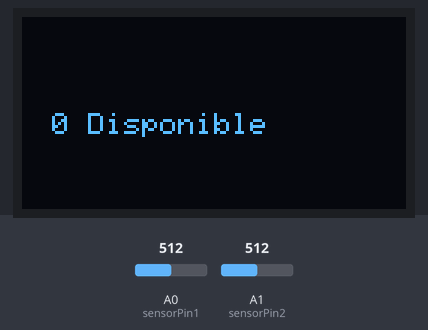
Simulated run of this sketch. Board: Arduino Uno, built with avr-gcc and run on an emulated ATmega328P. Shown: 128×64 one-colour display. The test bench sets the inputs (shaded band); at power-on: A0 (sensorPin1) = 512, A1 (sensorPin2) = 512.

Above: at 1.8 s.
1.9 s: A0 (sensorPin1) set to 306
At 2.4 s:
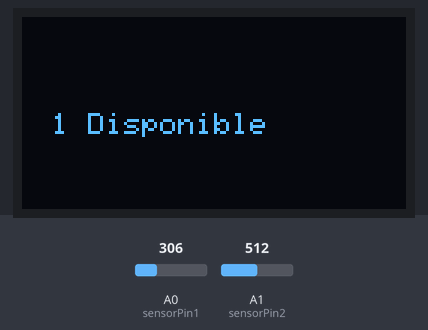
3.6 s: A1 (sensorPin2) set to 306
At 4.8 s:
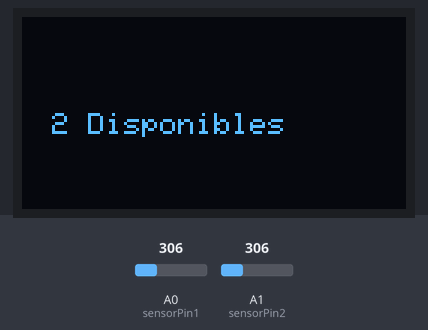
Timing chart, 0 to 6.6 s (numbered marks = the images above; inputs shaded):
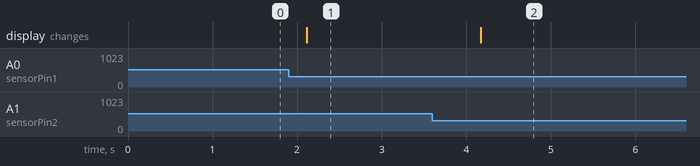

The sketch:

g3_alvarez_bassaletti_parada.ino
```cpp
#include <Wire.h>
#include <Adafruit_GFX.h>
#include <Adafruit_SSD1306.h>
#include <Adafruit_Sensor.h>

// Definir constantes
#define ANCHO_PANTALLA 128 // ancho pantalla OLED
#define ALTO_PANTALLA 64    // alto pantalla OLED

// Objeto de la clase Adafruit_SSD1306
Adafruit_SSD1306 display(ANCHO_PANTALLA, ALTO_PANTALLA, &Wire, -1);

// Sensores Sharp #1 y #2
const int sensorPin1 = A0; // Pin analógico para Sharp #1
const int sensorPin2 = A1; // Pin analógico para Sharp #2

// Variables para los valores actuales de los sensores
int sensorValor1 = -1;
int sensorValor2 = -1;

// Variables para los valores mínimos y máximos de cada sensor
int valorMin1 = 10000;
int valorMax1 = 0;
int valorMin2 = 10000;
int valorMax2 = 0;

// Valores umbrales para cada sensor (a mitad del rango)
int valorMitad1;
int valorMitad2;

// Variable para la disponibilidad
int disponibilidad = -1;

void setup() {
  // Iniciamos la comunicación serial
  Serial.begin(9600);

  // Iniciar pantalla OLED en la dirección 0x3C
  if (!display.begin(SSD1306_SWITCHCAPVCC, 0x3C)) {
    Serial.println("No se encuentra la pantalla OLED");
    while (true);
  }

  // Limpiar buffer
  display.clearDisplay();

  // Tamaño del texto
  display.setTextSize(1);
  // Color del texto
  display.setTextColor(SSD1306_WHITE);
  // Posición del texto
  display.setCursor(10, 32);
  // Activar página de código 437
  display.cp437(true);

  // Inicializar la disponibilidad como "Desconocida"
  disponibilidad = -1;
}

void loop() {
  // Actualizar lecturas de los sensores
  sensorValor1 = analogRead(sensorPin1);
  sensorValor2 = analogRead(sensorPin2);

  // Actualizar valorMin y valorMax para el sensor #1
  if (sensorValor1 < valorMin1) {
    valorMin1 = sensorValor1;
  }
  if (sensorValor1 > valorMax1) {
    valorMax1 = sensorValor1;
  }

  // Actualizar valorMin y valorMax para el sensor #2
  if (sensorValor2 < valorMin2) {
    valorMin2 = sensorValor2;
  }
  if (sensorValor2 > valorMax2) {
    valorMax2 = sensorValor2;
  }

  // Calcular los valores umbrales para cada sensor
  valorMitad1 = (valorMin1 + valorMax1) / 2;
  valorMitad2 = (valorMin2 + valorMax2) / 2;

  // Determinar la disponibilidad
  if (sensorValor1 >= valorMitad1 && sensorValor2 >= valorMitad2) {
    disponibilidad = 0; // Ambos sensores detectan presencia
  } else if (sensorValor1 >= valorMitad1 || sensorValor2 >= valorMitad2) {
    disponibilidad = 1; // Al menos un sensor detecta presencia
  } else {
    disponibilidad = 2; // Ambos sensores no detectan presencia
  }

  // Mostrar la disponibilidad en la pantalla OLED
  display.clearDisplay();
  display.setTextSize(1);
  display.setCursor(10, 32);

  switch (disponibilidad) {
    case 0:
      display.println("0 Disponible");
      break;
    case 1:
      display.println("1 Disponible");
      break;
    case 2:
      display.println("2 Disponibles");
      break;
    default:
      display.println("Desconocido");
      break;
  }

  // Enviar a pantalla
  display.display();

  // Retraso de 1 segundo (1000 milisegundos)
  delay(1000);
}
```

Measured:
- after the input at 1.9 s, the display: changes after 0.21 s (image 1)
- after the input at 3.6 s, the display: changes after 0.57 s (image 2)
